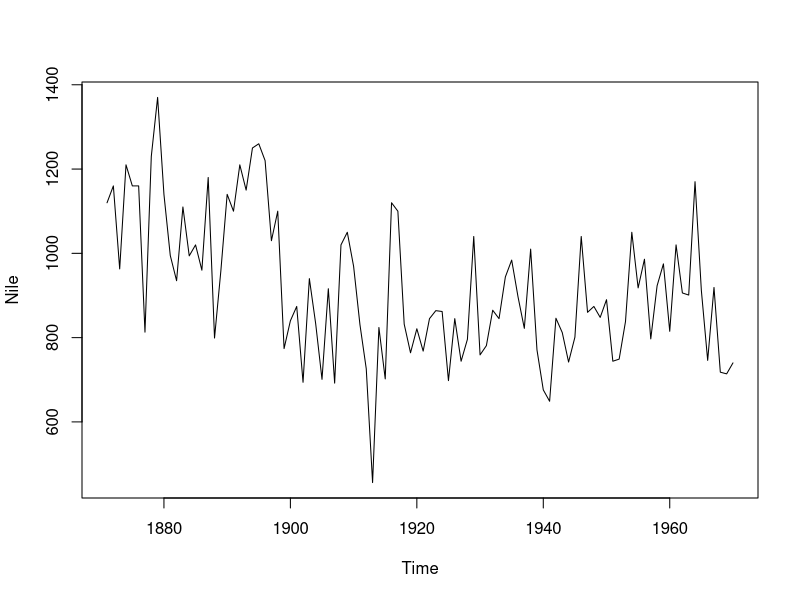

R code for this plot: (Note: this script raises an error after producing the figure.)

?Nile
plot(Nile)

#1
ll <- dlm(m0=1000, C0=1000, FF=1, V=15100, GG=1, W=1470)
unlist(ll)
llFilt <-dlmFilter(Nile,ll)
names(llFilt)
lines(window(llFilt$m,start=start(Nile)[1]),
      type="o",lty=2, pch=4, col="red")
legend("bottomleft",legend=c("data","filtered level"),
       col=c("black", "red"),lty=c(1,2),pch=c(1,2))

listC <- dlmSvd2var(llFilt$U.C, llFilt$D.C)
sqrtC <- sqrt(unlist(listC))
ts.plot(sqrtC[-1], ylab="standard deviation")
ts.plot(sqrtC[-(1:10)])  

plot(Nile)
lines(window(llFilt$m,start=start(Nile)[1]),
      type="o",lty=2, pch=4, col="red")
legend("bottomleft",legend=c("data","filtered level"),
       col=c("black", "red"),lty=c(1,2),pch=c(1,2))
lines(llFilt$m + 2*sqrtC,lty=2,col="green")
lines(llFilt$m - 2*sqrtC,lty=2,col="green")
      
#2
plot(window(Nile, start=1871), type="o", ylab="level", cex=.3)
lines(window(llFilt$f, start=1871), type="o", col=2, cex=.3)

listR <- dlmSvd2var(llFilt$U.R, llFilt$D.R)
sqrtR <- sqrt(unlist(listR))
lines(llFilt$f + 2*(sqrtR),lty=2,col="green")
lines(llFilt$f - 2*(sqrtR),lty=2,col="green")

#3 signal to noise=W/V (the higher it is, the more important the weight of the observations yt)

#example with very high V with respect to W, that is low signal to noise and low importance of the observations

plot(Nile)
ll <- dlm(m0=1000, C0=1000, FF=1, V=10000, GG=1, W=100)
unlist(ll)
llFilt <-dlmFilter(Nile,ll)
names(llFilt)
lines(window(llFilt$m,start=start(Nile)[1]),
      type="o",lty=2, pch=4, col="red")
legend("bottomleft",legend=c("data","filtered level"),
       col=c("black", "red"),lty=c(1,2),pch=c(1,2))

listC <- dlmSvd2var(llFilt$U.C, llFilt$D.C)
sqrtC <- sqrt(unlist(listC))
ts.plot(sqrtC[-1], ylab="standard deviation")
ts.plot(sqrtC[-(1:10)])  

plot(Nile)
lines(window(llFilt$m,start=start(Nile)[1]),
      type="o",lty=2, pch=4, col="red")
legend("bottomleft",legend=c("data","filtered level"),
       col=c("black", "red"),lty=c(1,2),pch=c(1,2))
lines(llFilt$m + 2*sqrtC,lty=2,col="green")
lines(llFilt$m - 2*sqrtC,lty=2,col="green")

plot(window(Nile, start=1871), type="o", ylab="level", cex=.3)
lines(window(llFilt$f, start=1871), type="o", col=2, cex=.3)

listR <- dlmSvd2var(llFilt$U.R, llFilt$D.R)
sqrtR <- sqrt(unlist(listR))
lines(llFilt$f + 2*(sqrtR),lty=2,col="green")
lines(llFilt$f - 2*(sqrtR),lty=2,col="green")

#example with very low V with respect to W, that is high signal to noise and high importance of the observations

plot(Nile)
ll <- dlm(m0=1000, C0=1000, FF=1, V=1000, GG=1, W=2000)
unlist(ll)
llFilt <-dlmFilter(Nile,ll)
names(llFilt)
lines(window(llFilt$m,start=start(Nile)[1]),
      type="o",lty=2, pch=4, col="red")
legend("bottomleft",legend=c("data","filtered level"),
       col=c("black", "red"),lty=c(1,2),pch=c(1,2))

listC <- dlmSvd2var(llFilt$U.C, llFilt$D.C)
sqrtC <- sqrt(unlist(listC))
ts.plot(sqrtC[-1], ylab="standard deviation")
ts.plot(sqrtC[-(1:10)])  

plot(Nile)
lines(window(llFilt$m,start=start(Nile)[1]),
      type="o",lty=2, pch=4, col="red")
legend("bottomleft",legend=c("data","filtered level"),
       col=c("black", "red"),lty=c(1,2),pch=c(1,2))
lines(llFilt$m + 2*sqrtC,lty=2,col="green")
lines(llFilt$m - 2*sqrtC,lty=2,col="green")

plot(window(Nile, start=1871), type="o", ylab="level", cex=.3)
lines(window(llFilt$f, start=1871), type="o", col=2, cex=.3)

listR <- dlmSvd2var(llFilt$U.R, llFilt$D.R)
sqrtR <- sqrt(unlist(listR))
lines(llFilt$f + 2*(sqrtR),lty=2,col="green")
lines(llFilt$f - 2*(sqrtR),lty=2,col="green")



